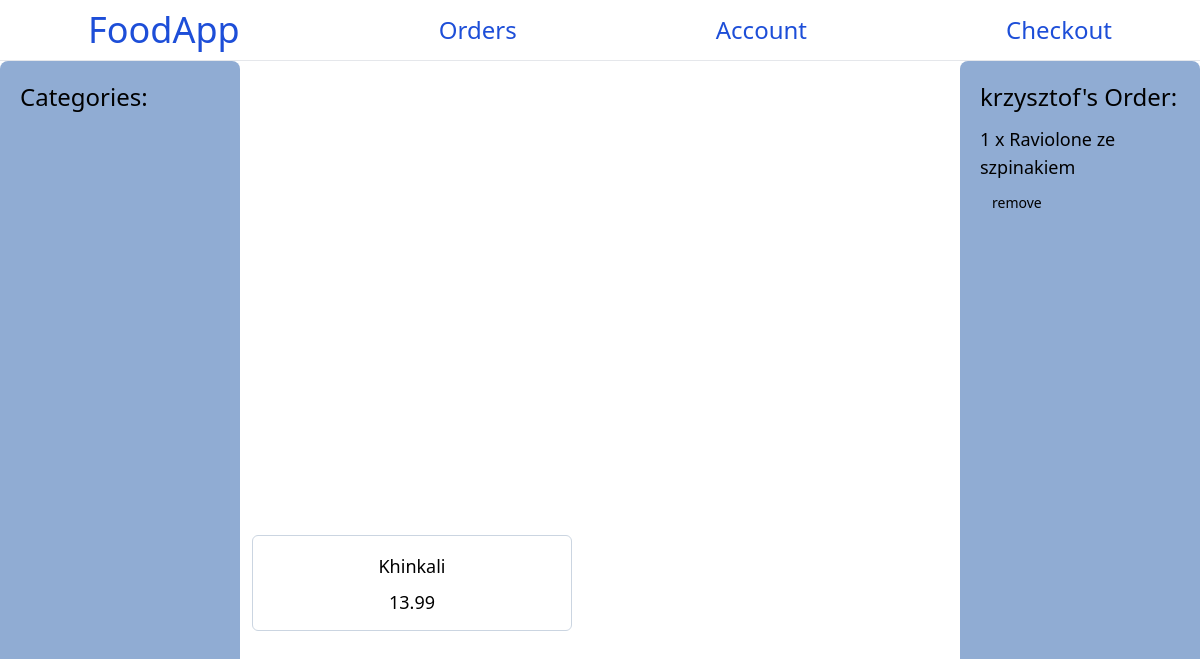
Screenshot of /restaurant/2 with the database file from the repository.
### base/models.py (models this page shows, shortened)
class Item(models.Model):
    place = models.ForeignKey(Restaurant, on_delete=models.SET_NULL, null=True)
    name = models.CharField(max_length=50)
    price = models.DecimalField(max_digits=10,decimal_places=2)
    type = models.CharField(
        max_length=32,
        choices=TYPES_OF_ITEMS,
        default='food',
    )

class Order(models.Model):
    user = models.ForeignKey(User,on_delete=models.SET_NULL,null=True)
    items = models.ManyToManyField(OrderItem)
    combined_price = models.DecimalField(max_digits=10,decimal_places=2)
    delivery_price = models.DecimalField(max_digits=10,decimal_places=2)
    street = models.TextField(max_length=100)
    city = models.TextField(max_length=100)

class OrderItem(models.Model):
    items = models.ForeignKey(Item,on_delete=models.SET_NULL,null=True)
    quanity_for_order = models.DecimalField(max_digits=2,decimal_places=0)
    def __str__(self):
        return self.items.name

### base/views.py (the view, shortened to what this page needs)
# urls.py: path('restaurant/<str:pk>',views.restaurant,name='restaurant'),
def restaurant(request,pk):
    item_list = Item.objects.filter(place__id=pk)
    order = Order.objects.filter(user__username="krzysztof")[0]
    context = {'items': item_list,'order_items':order.items.all(),'order':order}
    return render(request,'base/restaurant.html',context)

### base/templates/base/restaurant.html (shortened to what this page needs)
{% extends 'main.html' %}
{% block content %}
<div class="items-center">
<div class="grid grid-cols-5 w-auto h-full">
<div class="col-span-1 bg-[#90acd3] h-screen p-5 rounded-lg">
    <h1 class="text-2xl">Categories:</h1>
</div>
<div class="col-span-3 content-center">
    {% for item in items %}
    <form method="post">
    <button name="add-to-order" value="{{item.id}}">
        <div class="border border-slate-300 m-3 p-4 w-80 h-24 rounded-md text-lg hover:border-slate-500">
            <h2 class="pb-2">{{ item.name }}
            <h2 class="pb-3">{{ item.price }}</h2>
        </div>
    </button>
    </form>
    {% endfor %}
</div>
<div class="col-span-1 content-baseline bg-[#90acd3] bg-opacity-78 p-5 h-screen rounded-lg">
    <div>
        <h1 class="text-2xl pb-3">{{ order.user.username }}'s Order:</h1>
        <ul>
        <form method="post">
        {% for item in order_items %}
            <li class="text-lg">
                {% if item.quanity_for_order > 0 %}
                {{ item.quanity_for_order }} x
                {% endif %}
                {{ item }}
            </li>
            <button class="p-3 text-sm" name="remove-from-order" value="{{item.id}}">remove</button>
        {% endfor %}
        </form>
        </ul class="">
    </div>
</div>
</div>
</div>
{% endblock content %}

### rows the page displays
Item: {{ item.id }} 1 (drawn), name "Khinkali", price "13.99"
Order: user.username "krzysztof"
OrderItem: quanity_for_order "1", items.name "Raviolone ze szpinakiem", {{ item.id }} 5 (drawn)
